Frame 1 (no input): blank canvas, image omitted
Frame 60 (the mouse pressed at the canvas centre just before this capture): blank canvas, image omitted
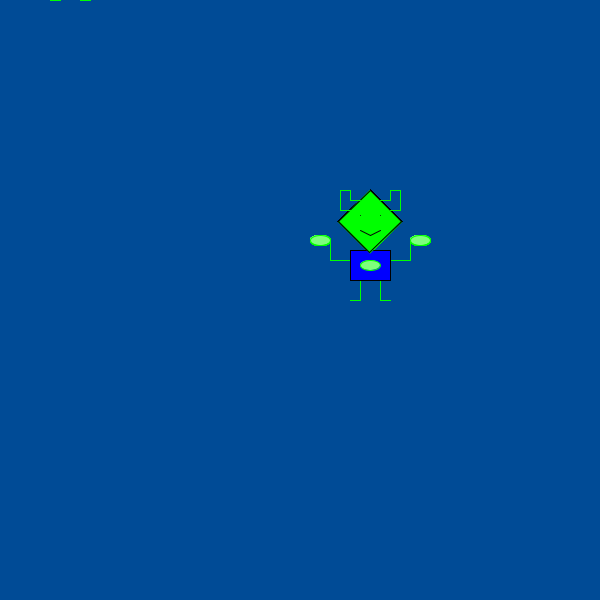
Frame 120 (the mouse held since frame 60 and released just before this capture)

The Processing sketch whose frames 1 and 60 were blank and that drew this single picture after the mouse press (run headless with seeded random() and noise(); from frame 60 on, the mouse is pressed at the canvas centre):

// Processing sketch: processing_70638
// ── processing_70638.pde

void setup(){
    size(600,600);
    background(0,75,150);
    }

void mousePressed(){
    background(0,75,150);      // Resets background to BLUE
    fill(175,175,200);
    }

void keyPressed(){
    background(150,75,75);     // Resets background to RED
    }

void draw() {
    
  
  //background(0,0,255,0);
    //rect(mouseX, (mouseY-600), mouseX+50, (mouseY-600)+50);



// legs and arms

fill(0,0,0);
stroke(0,255,0);
    line(mouseX+50,(mouseY-600)+600,mouseX+60,(mouseY-600)+600);
    line(mouseX+80,(mouseY-600)+600,mouseX+90,(mouseY-600)+600);
    line(mouseX+60,(mouseY-600)+600,mouseX+60,(mouseY-600)+580);
    line(mouseX+80,(mouseY-600)+600,mouseX+80,(mouseY-600)+580);
    line(mouseX+50,(mouseY-600)+560,mouseX+30,(mouseY-600)+560);
    line(mouseX+90,(mouseY-600)+560,mouseX+110,(mouseY-600)+560);
    line(mouseX+30,(mouseY-600)+560,mouseX+30,(mouseY-600)+540);
    line(mouseX+110,(mouseY-600)+560,mouseX+110,(mouseY-600)+540);

// lower body

fill(0,0,255);
stroke(0);
    rect(mouseX+90,(mouseY-600)+550,mouseX+50,(mouseY-600)+580);

// head

fill(0,255,0);
stroke(0);
    pushMatrix();
    translate(mouseX+70,(mouseY-600)+490);
    rotate(radians(45));
    rect(0,0,45,45);
  //   rect(40,550,100,490);
    popMatrix();
    
// eyes and mouth


fill(0);
stroke(5);
strokeWeight(1);
    point(mouseX+60,(mouseY-600)+515);
    point(mouseX+80,(mouseY-600)+515);
    line(mouseX+70,(mouseY-600)+535,mouseX+60,(mouseY-600)+530);
    line(mouseX+70,(mouseY-600)+535,mouseX+80,(mouseY-600)+530);

// horns

fill(0,255,0);
stroke(0,255,0);
    line(mouseX+90,(mouseY-600)+510,mouseX+100,(mouseY-600)+510);
    line(mouseX+50,(mouseY-600)+510,mouseX+40,(mouseY-600)+510);
    line(mouseX+40,(mouseY-600)+510,mouseX+40,(mouseY-600)+490);
    line(mouseX+100,(mouseY-600)+510,mouseX+100,(mouseY-600)+490);
    line(mouseX+40,(mouseY-600)+490,mouseX+50,(mouseY-600)+490);
    line(mouseX+100,(mouseY-600)+490,mouseX+90,(mouseY-600)+490);
    line(mouseX+90,(mouseY-600)+490,mouseX+90,(mouseY-600)+500);
    line(mouseX+50,(mouseY-600)+500,mouseX+50,(mouseY-600)+490);
    line(mouseX+60,(mouseY-600)+500,mouseX+50,(mouseY-600)+500);
    line(mouseX+90,(mouseY-600)+500,mouseX+80,(mouseY-600)+500);

// hands and stomach


fill(125,255,125);
stroke(0,255,0);
    ellipse(mouseX+60,(mouseY-600)+560,mouseX+80,(mouseY-600)+570);
    ellipse(mouseX+110,(mouseY-600)+545,mouseX+130,(mouseY-600)+535);
    ellipse(mouseX+10,(mouseY-600)+535,mouseX+30,(mouseY-600)+545);
    
    
    ellipseMode(CORNERS);
    rectMode(CORNERS);
    
    
    
    
    
/*
     stroke(128);
     int i;
     for (i=0; i<1000; i+=50)
    { 
     line(i, 0, i, 1000);
     line(0, i, 1000, i);
    }
*/
}
